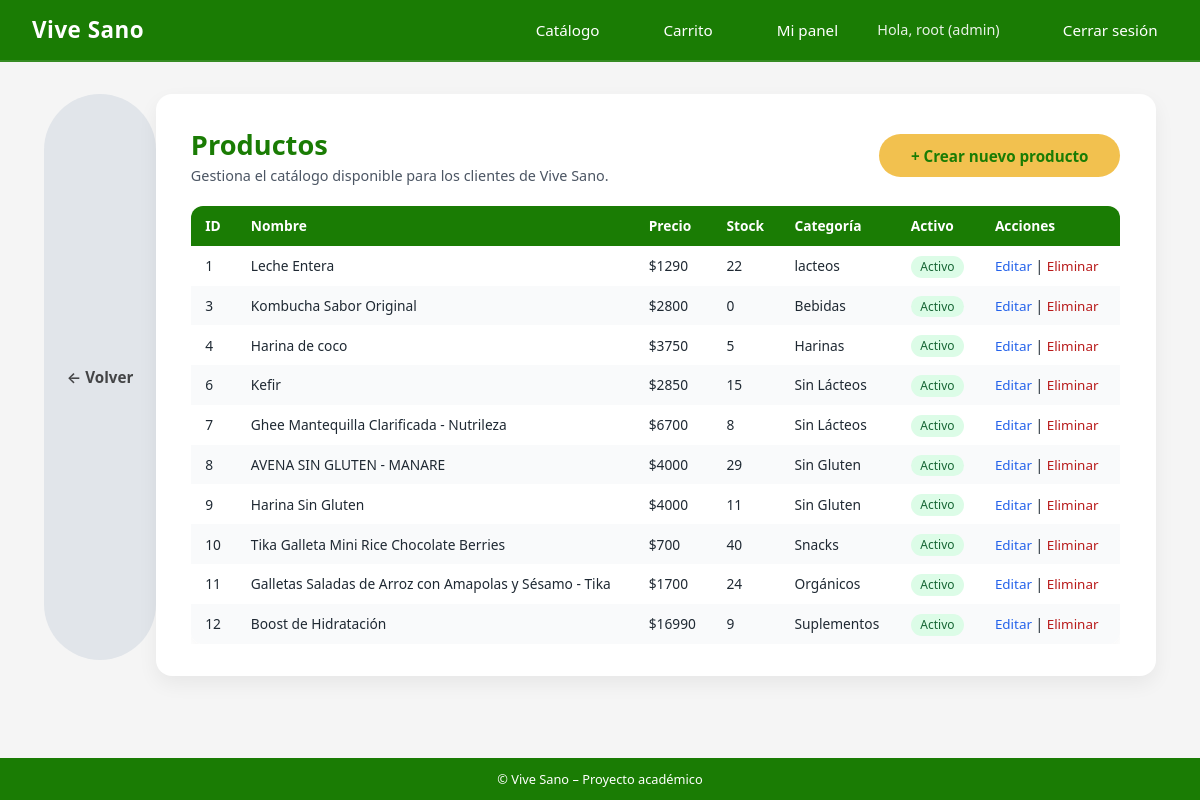
The page /productos/admin-lista/ (signed in) on the database its author committed.
### usuarios/models.py (models this page shows, shortened)
class Usuario(AbstractUser):
    TIPO_CLIENTE = [
        ("natural", "Persona Natural"),
        ("empresa", "Empresa"),
        ("admin", "Administrador"),
        ("atencion_cliente", "Atención al Cliente"),
    ]
    rut = models.CharField(max_length=12, unique=True, blank=True, null=True)
    tipo_cliente = models.CharField(
        max_length=20,
        choices=TIPO_CLIENTE,
        default="natural"
    )

### productos/models.py (models this page shows, shortened)
class Producto(models.Model):
    CATEGORIAS = [
        ("organicos", "Orgánicos"),
        ("harinas", "Harinas"),
        ("sin gluten", "Sin Gluten"),
        ("s/lacteos", "Sin Lácteos"),
        ("bebidas", "Bebidas"),
        ("snacks", "Snacks"),
        ("suplementos", "Suplementos"),
        ("otros", "Otros"),
    ]
    nombre = models.CharField(max_length=100)
    descripcion = models.TextField(blank=True)
    precio = models.DecimalField(max_digits=10, decimal_places=0)
    stock = models.PositiveIntegerField(default=0)
    categoria = models.CharField(max_length=20, choices=CATEGORIAS, default="otros")
    activo = models.BooleanField(default=True)
    imagen = models.ImageField(
        upload_to="productos/",
        blank=True,
        null=True,
    )
    creado = models.DateTimeField(auto_now_add=True)
    actualizado = models.DateTimeField(auto_now=True)

### usuarios/decoradores.py (the view)
        def _wrapped_view(request, *args, **kwargs):
            user = request.user
            if not user.is_authenticated:
                return redirect("login")
            if user.is_superuser:
                return view_func(request, *args, **kwargs)
            if user.tipo_cliente not in roles_permitidos:
                raise PermissionDenied
            return view_func(request, *args, **kwargs)

### productos/views.py (called while the page is built)
@admin_required
def listar_productos(request):
    productos = Producto.objects.all()
    return render(request, "productos/listar.html", {"productos": productos})

### usuarios/decoradores.py (called while the page is built)
def rol_requerido(roles_permitidos):
    def decorator(view_func):
        def _wrapped_view(request, *args, **kwargs):
            user = request.user
            if not user.is_authenticated:
                return redirect("login")
            if user.is_superuser:
                return view_func(request, *args, **kwargs)
            if user.tipo_cliente not in roles_permitidos:
                raise PermissionDenied
            return view_func(request, *args, **kwargs)
        return _wrapped_view
    return decorator

### productos/templates/productos/listar.html (shortened to what this page needs)
{% extends 'core/base.html' %}
{% block content %}
<div class="admin-page-container">
    <a href="{% url 'dashboard' %}" class="btn btn-secondary"
   style="
        display: inline-flex;
        align-items: center;
        gap: 6px;
        text-decoration: none;
        color: #000000b3;
        font-weight: 600;
        margin-bottom: 1rem;
   ">
    ← Volver
    </a>
  <div class="admin-card">
    <div class="admin-header">
      <div>
        <h1 class="admin-title">Productos</h1>
        <p class="admin-subtitle">
          Gestiona el catálogo disponible para los clientes de Vive Sano.
        </p>
      </div>
      <div>
        <a href="{% url 'crear_producto' %}" class="btn btn-primary">
          + Crear nuevo producto
        </a>
      </div>
    </div>
    {% if productos %}
      <div class="admin-table-wrapper">
        <table class="admin-table">
          <thead>
            <tr>
              <th>ID</th>
              <th>Nombre</th>
              <th>Precio</th>
              <th>Stock</th>
              <th>Categoría</th>
              <th>Activo</th>
              <th style="width:140px;">Acciones</th>
            </tr>
          </thead>
          <tbody>
            {% for p in productos %}
            <tr>
              <td>{{ p.id }}</td>
              <td>{{ p.nombre }}</td>
              <td>${{ p.precio|floatformat:0 }}</td>
              <td>{{ p.stock }}</td>
              <td>{{ p.get_categoria_display }}</td>
              <td>
                {% if p.activo %}
                  <span class="badge-status badge-ok">Activo</span>
                {% else %}
                  <span class="badge-status badge-off">Inactivo</span>
                {% endif %}
              </td>
              <td>
                <a href="{% url 'editar_producto' p.id %}" class="admin-link">
                  Editar
                </a>
                |
                <a href="{% url 'eliminar_producto' p.id %}" class="admin-link admin-link-danger">
                  Eliminar
                </a>
              </td>
            </tr>
            {% endfor %}
          </tbody>
        </table>
      </div>
    {% else %}
      <p>No hay productos registrados.</p>
    {% endif %}
  </div>
</div>
{% endblock %}

### core/templates/core/base.html (shortened to what this page needs)
{% load static %}
<!DOCTYPE html>
<html>
<head>
    <link rel="stylesheet" href="{% static 'core/css/styles.css' %}">
</head>
<body>
<div class="site-wrapper">
    <header>
    <nav class="navbar">
        <div class="navbar-logo">
            Vive Sano
        </div>
        <div class="navbar-nav">
            <a href="{% url 'catalogo_productos' %}">Catálogo</a>
            {% if user.is_authenticated %}
                <a href="{% url 'ver_carrito' %}">Carrito</a>
                <a href="{% url 'dashboard' %}">Mi panel</a>
                <span class="navbar-user">
                    Hola, {{ user.username }} ({{ user.tipo_cliente }})
                </span>
                <a href="{% url 'logout' %}">Cerrar sesión</a>
            {% else %}
                <a href="{% url 'login' %}">Iniciar sesión</a>
                <a href="{% url 'registrar' %}">Crear cuenta</a>
            {% endif %}
        </div>
    </nav>
    </header>
    <main>
        {% block content %}{% endblock %}
    </main>
    <footer class="footer">
        © {{ now|date:"Y" }} Vive Sano – Proyecto académico
    </footer>
</div>
</body>
</html>

### core/static/core/css/styles.css (style rules this page uses)
* { margin: 0; padding: 0; box-sizing: border-box; }
body { font-family: system-ui, -apple-system, BlinkMacSystemFont, "Segoe UI", sans-serif; background-color: #f5f5f5; color: #1f2933; }
.site-wrapper { min-height: 100vh; display: flex; flex-direction: column; }
main { flex: 1; }
.navbar { background-color:hsl(109, 94%, 25%); color: #ffffff; padding: 0.75rem 2rem; display: flex; align-items: center; justify-content: space-between; }
.navbar-logo { font-weight: 700; letter-spacing: 2px; }
.navbar-nav a { color: #ffffff; text-decoration: none; margin-left: 1.5rem; font-size: 0.95rem; }
.navbar-user { font-size: 0.85rem; }
.navbar { background-color: hsl(109, 94%, 25%); padding: 0.9rem 2rem; color: white; display: flex; justify-content: space-between; align-items: center; border-bottom: 2px solid rgba(255, 255, 255, 0.12); }
.navbar-logo { font-size: 1.4rem; font-weight: 700; letter-spacing: 0.5px; }
.navbar-nav { display: flex; align-items: center; gap: 1.2rem; }
.navbar-nav a { color: white; text-decoration: none; font-weight: 500; padding: 0.35rem 0.65rem; border-radius: 6px; transition: background 0.2s ease; }
.navbar-user { font-size: 0.9rem; opacity: 0.9; padding: 0.25rem 0.6rem; border-radius: 6px; }
.btn { display: inline-block; padding: 0.6rem 1.4rem; border-radius: 999px; border: none; cursor: pointer; font-size: 0.95rem; font-weight: 600; text-decoration: none; text-align: center; }
.btn-primary { background-color: #f2c14f; color:hsl(109, 94%, 25%); }
.btn-secondary { background-color: #e1e5ea; color:hsl(109, 94%, 25%); }
.footer { background-color: hsl(109, 94%, 25%); color: #ffffff; text-align: center; padding: 0.75rem; font-size: 0.8rem; }
.btn-primary { padding: 0.7rem 2rem; background: #f2c14f; border-radius: 50px; text-decoration: none; font-weight: bold; color: hsl(109, 94%, 25%); transition: 0.2s; }
.admin-page-container { display: flex; justify-content: center; padding: 2rem 1rem; }
.admin-card { width: 100%; max-width: 1000px; background-color: #ffffff; border-radius: 16px; padding: 2rem 2.2rem; box-shadow: 0 8px 20px rgba(0,0,0,0.06); }
.admin-header { display: flex; justify-content: space-between; align-items: center; gap: 1rem; margin-bottom: 1.3rem; }
.admin-title { font-size: 1.7rem; color: hsl(109, 94%, 25%); }
.admin-subtitle { font-size: 0.9rem; color: #4b5563; margin-top: 0.2rem; }
.admin-table-wrapper { overflow-x: auto; margin-top: 0.8rem; }
.admin-table { width: 100%; border-collapse: collapse; border-radius: 12px; overflow: hidden; background-color: #ffffff; box-shadow: 0 4px 12px rgba(0,0,0,0.04); }
.admin-table th, .admin-table td { padding: 0.65rem 0.9rem; font-size: 0.86rem; text-align: left; }
.admin-table thead tr { background-color: hsl(109, 94%, 25%); color: #ffffff; }
.admin-table tbody tr:nth-child(even) { background-color: #f9fafb; }
.badge-status { padding: 0.15rem 0.6rem; border-radius: 999px; font-size: 0.75rem; }
.badge-ok { background-color: #dcfce7; color: #166534; }
.admin-link { font-size: 0.84rem; color: #2563eb; text-decoration: none; }
.admin-link-danger { color: #b91c1c; }
.admin-title { font-size: 1.7rem; color: hsl(109, 94%, 25%); margin: 0; }

### rows shown on the page
Usuario: username "root", tipo_cliente "admin"
Producto: id "1", nombre "Leche Entera", precio "1290", stock "22", categoria "lacteos", activo "Activo"
Producto: id "3", nombre "Kombucha Sabor Original", precio "2800", stock "0", categoria "Bebidas", activo "Activo"
Producto: id "4", nombre "Harina de coco", precio "3750", stock "5", categoria "Harinas", activo "Activo"
Producto: id "6", nombre "Kefir", precio "2850", stock "15", categoria "Sin Lácteos", activo "Activo"
Producto: id "7", nombre "Ghee Mantequilla Clarificada - Nutrileza", precio "6700", stock "8", categoria "Sin Lácteos", activo "Activo"
Producto: id "8", nombre "AVENA SIN GLUTEN - MANARE", precio "4000", stock "29", categoria "Sin Gluten", activo "Activo"
Producto: id "9", nombre "Harina Sin Gluten", precio "4000", stock "11", categoria "Sin Gluten", activo "Activo"
Producto: id "10", nombre "Tika Galleta Mini Rice Chocolate Berries", precio "700", stock "40", categoria "Snacks", activo "Activo"
Producto: id "11", nombre "Galletas Saladas de Arroz con Amapolas y Sésamo - Tika", precio "1700", stock "24", categoria "Orgánicos", activo "Activo"
Producto: id "12", nombre "Boost de Hidratación", precio "16990", stock "9", categoria "Suplementos", activo "Activo"
